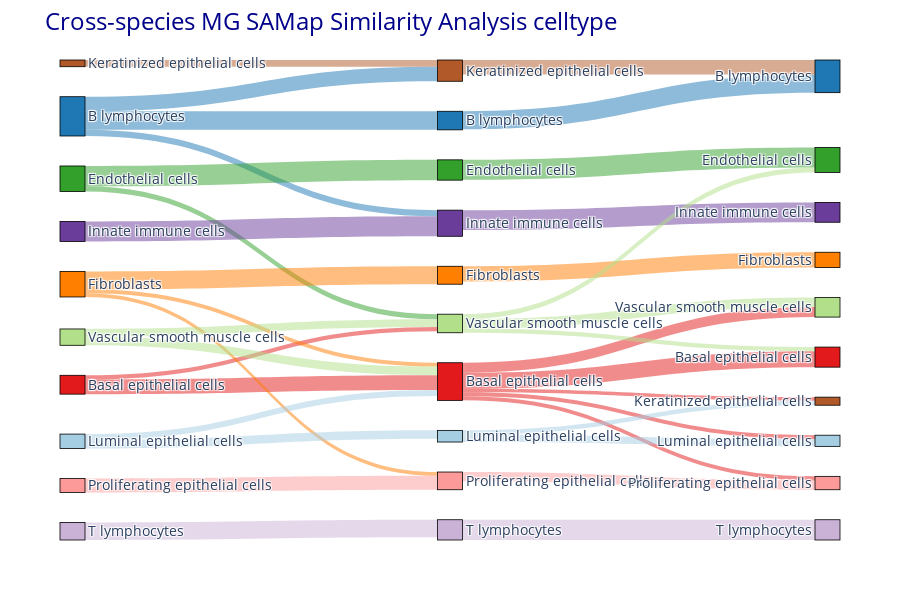

Notebook cell for this chart:
### Code cell
link_colors = [
    f"rgba({int(c[1:3], 16)}, {int(c[3:5], 16)}, {int(c[5:7], 16)}, 0.5)"
    for c in [node_colors[source] for source in sankey_links["source"]]
]

# 修正和优化布局
fig = go.Figure(go.Sankey(
    node=dict(
        pad=30,  # 调整间距，使节点间的布局更美观
        thickness=25,  # 增加节点厚度，使视觉效果更协调
        line=dict(color="black", width=0.8),  # 调整节点边框
        label=fix_nodes,  # 节点标签
        color=node_colors,  # 使用已分配的节点颜色
    ),
    link=dict(
        source=sankey_links["source"],  # 链接起点
        target=sankey_links["target"],  # 链接终点
        value=sankey_links["value"],  # 权重
        color=link_colors,  # 链接颜色透明化
    )
))

# 确保每一列数据的 y 轴长度一致
fig.update_traces(arrangement="snap")  # 使用 snap 模式使布局整齐

# 更新布局
fig.update_layout(
    title_text=f"Cross-species MG SAMap Similarity Analysis {dataset}",  # 英文标题
    title_font=dict(size=24, color="darkblue"),  # 标题字体大小和颜色
    font_size=14,  # 全局字体大小
    paper_bgcolor="white",  # 图表背景颜色
    plot_bgcolor="white",  # 绘图区背景颜色
    margin=dict(l=60, r=60, t=60, b=60),  # 调整边距
    height=600,  # 调整图表高度
    width=900   # 调整图表宽度
)

### Figure 1 — Plotly figure (JSON) as saved in the notebook; plotly's stock layout.template omitted (floating-point values rounded to 4 significant figures)
{"data": [{"arrangement": "snap", "link": {"color": ["rgba(31, 120, 180, 0.5)", "rgba(31, 120, 180, 0.5)", "rgba(31, 120, 180, 0.5)", "rgba(227, 26, 28, 0.5)", "rgba(227, 26, 28, 0.5)", "rgba(51, 160, 44, 0.5)", "rgba(51, 160, 44, 0.5)", "rgba(255, 127, 0, 0.5)", "rgba(255, 127, 0, 0.5)", "rgba(255, 127, 0, 0.5)", "rgba(106, 61, 154, 0.5)", "rgba(177, 89, 40, 0.5)", "rgba(166, 206, 227, 0.5)", "rgba(166, 206, 227, 0.5)", "rgba(251, 154, 153, 0.5)", "rgba(202, 178, 214, 0.5)", "rgba(178, 223, 138, 0.5)", "rgba(178, 223, 138, 0.5)", "rgba(31, 120, 180, 0.5)", "rgba(227, 26, 28, 0.5)", "rgba(227, 26, 28, 0.5)", "rgba(227, 26, 28, 0.5)", "rgba(227, 26, 28, 0.5)", "rgba(227, 26, 28, 0.5)", "rgba(51, 160, 44, 0.5)", "rgba(255, 127, 0, 0.5)", "rgba(106, 61, 154, 0.5)", "rgba(177, 89, 40, 0.5)", "rgba(166, 206, 227, 0.5)", "rgba(166, 206, 227, 0.5)", "rgba(251, 154, 153, 0.5)", "rgba(202, 178, 214, 0.5)", "rgba(178, 223, 138, 0.5)", "rgba(178, 223, 138, 0.5)", "rgba(178, 223, 138, 0.5)"], "source": [10, 10, 10, 11, 11, 12, 12, 13, 13, 13, 14, 15, 16, 16, 17, 18, 19, 19, 0, 1, 1, 1, 1, 1, 2, 3, 4, 5, 6, 6, 7, 8, 9, 9, 9], "target": [0, 4, 5, 1, 9, 2, 9, 1, 3, 7, 4, 5, 1, 6, 7, 8, 1, 9, 20, 21, 25, 26, 27, 29, 22, 23, 24, 20, 25, 26, 27, 28, 21, 22, 29], "value": [0.7848, 0.2597, 0.6155, 0.6206, 0.1759, 0.858, 0.2179, 0.1619, 0.7574, 0.1602, 0.8447, 0.2836, 0.2546, 0.3545, 0.5883, 0.743, 0.3661, 0.3239, 0.7642, 0.6741, 0.1547, 0.1643, 0.1739, 0.4231, 0.8445, 0.6468, 0.8385, 0.6162, 0.186, 0.3066, 0.3917, 0.8563, 0.1744, 0.2078, 0.402]}, "node": {"color": ["#1f78b4", "#e31a1c", "#33a02c", "#ff7f00", "#6a3d9a", "#b15928", "#a6cee3", "#fb9a99", "#cab2d6", "#b2df8a", "#1f78b4", "#e31a1c", "#33a02c", "#ff7f00", "#6a3d9a", "#b15928", "#a6cee3", "#fb9a99", "#cab2d6", "#b2df8a", "#1f78b4", "#e31a1c", "#33a02c", "#ff7f00", "#6a3d9a", "#b15928", "#a6cee3", "#fb9a99", "#cab2d6", "#b2df8a"], "label": ["B lymphocytes", "Basal epithelial cells", "Endothelial cells", "Fibroblasts", "Innate immune cells", "Keratinized epithelial cells", "Luminal epithelial cells", "Proliferating epithelial cells", "T lymphocytes", "Vascular smooth muscle cells", "B lymphocytes", "Basal epithelial cells", "Endothelial cells", "Fibroblasts", "Innate immune cells", "Keratinized epithelial cells", "Luminal epithelial cells", "Proliferating epithelial cells", "T lymphocytes", "Vascular smooth muscle cells", "B lymphocytes", "Basal epithelial cells", "Endothelial cells", "Fibroblasts", "Innate immune cells", "Keratinized epithelial cells", "Luminal epithelial cells", "Proliferating epithelial cells", "T lymphocytes", "Vascular smooth muscle cells"], "line": {"color": "black", "width": 0.8}, "pad": 30, "thickness": 25, "x": [0.5, 0.5, 0.5, 0.5, 0.5, 0.5, 0.5, 0.5, 0.5, 0.5, 0.01603, 0.01603, 0.01603, 0.01603, 0.01603, 0.01603, 0.01603, 0.01603, 0.01603, 0.01603, 0.984, 0.984, 0.984, 0.984, 0.984, 0.984, 0.984, 0.984, 0.984, 0.984], "y": [0.1262, 0.6699, 0.2292, 0.4484, 0.34, 0.02216, 0.7838, 0.8768, 0.9789, 0.5489, 0.1174, 0.6765, 0.2473, 0.4671, 0.3572, 0.006991, 0.7944, 0.8864, 0.9817, 0.5774, 0.03402, 0.619, 0.2083, 0.4165, 0.3174, 0.7108, 0.7933, 0.8813, 0.9789, 0.5152]}, "type": "sankey"}], "layout": {"font": {"size": 14}, "height": 600, "margin": {"b": 60, "l": 60, "r": 60, "t": 60}, "paper_bgcolor": "white", "plot_bgcolor": "white", "title": {"font": {"color": "darkblue", "size": 24}, "text": "Cross-species MG SAMap Similarity Analysis celltype"}, "width": 900}}
